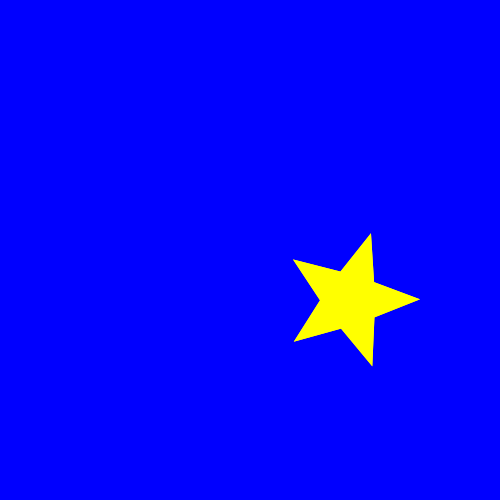
Frame 1 (no input)
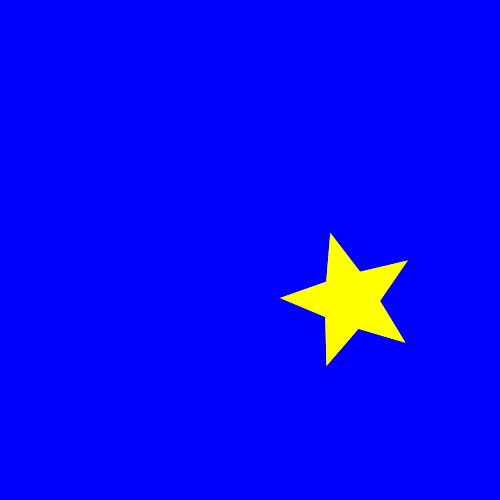
Frame 60 (the mouse pressed at the canvas centre just before this capture)
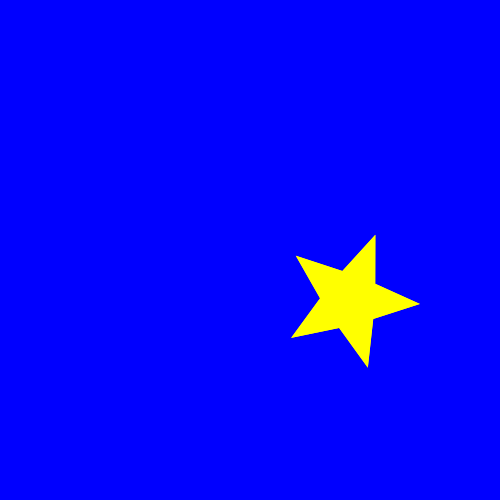
Frame 120 (the mouse held since frame 60 and released just before this capture)

The Processing sketch that drew these frames (run headless with seeded random() and noise(); from frame 60 on, the mouse is pressed at the canvas centre):

// Processing sketch: Star_draft
// ── Star_draft.pde
// variables:star//
// function: a star in yellow appear at the center of canvas which is blue, 
// then the star move to the bottom of canvas in 3s//

void setup() {
  size(500, 500);
}

void draw() {
  translate(-50,50);
  background(0,0,255);
  fill(255,255,0);
  noStroke();

  
  
  pushMatrix();
  translate(width*0.8, height*0.5);
  rotate(frameCount / -100.0);
  star(0, 0, 30, 70, 5); 
  popMatrix();
  
   fill(255,255,0);
  noStroke();
  
  pushMatrix();
  translate(width*0.8, height*0.5);
  rotate(frameCount / -100.0);
  star(0, 0, 30, 70, 5); 
  popMatrix();

}



void star(float x, float y, float radius1, float radius2, int npoints) {
  float angle = TWO_PI / npoints;
  float halfAngle = angle/2.0;
  beginShape();
  for (float a = 0; a < TWO_PI; a += angle) {
    float sx = x + cos(a) * radius2;
    float sy = y + sin(a) * radius2;
    vertex(sx, sy);
    sx = x + cos(a+halfAngle) * radius1;
    sy = y + sin(a+halfAngle) * radius1;
    vertex(sx, sy);
  }
  endShape(CLOSE);
}
